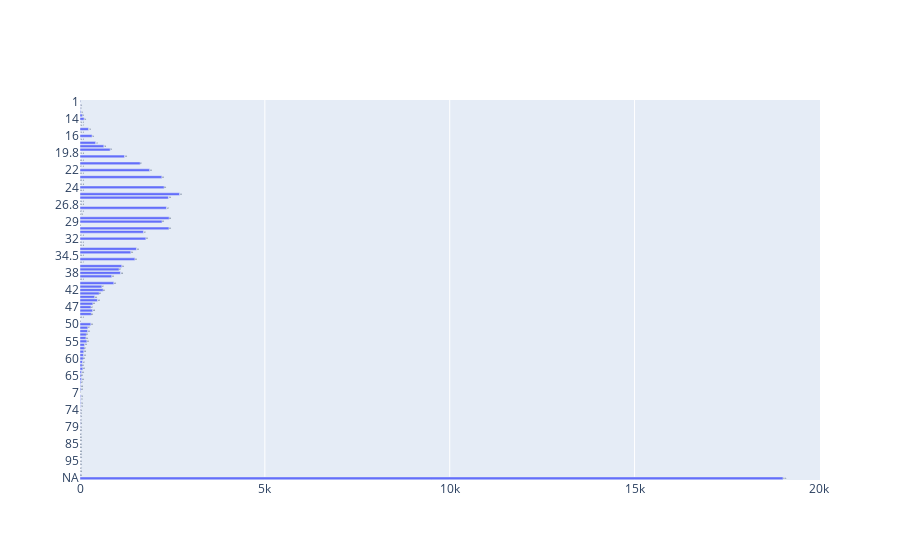

The code cell stored with this chart in its notebook:
### Code cell
plot_distribution('Age', 2020, 'index').show()

### Figure 1 — Plotly figure (JSON) as saved in the notebook; plotly's stock layout.template omitted (floating-point values rounded to 4 significant figures)
{"data": [{"orientation": "h", "text": ["NA", "99", "98", "97", "96", "95", "94", "89", "88", "86", "85", "84", "83", "81", "80", "79", "78", "77", "76", "75", "74", "73", "72", "71", "70", "7", "69", "68", "67", "66", "65", "64", "63", "62", "61", "60", "59", "58", "57", "56", "55", "54", "53", "52", "51", "50", "5", "49.5", "49", "48", "47", "46", "45", "44", "43", "42", "41", "40", "39.5", "39", "38", "37", "36", "35.7", "35", "34.5", "34", "33", "32.8", "32.5", "32", "31.5", "31", "30", "3", "29", "28", "279", "27.5", "27", "26.8", "26.5", "26", "25", "24.5", "24", "23.8", "23.4", "23", "22.5", "22", "21.5", "21", "20.5", "20", "19.8", "19", "18", "17", "16.5", "16", "15.5", "15", "14.7", "14.5", "14", "13", "12", "11", "10", "1"], "type": "bar", "x": [19015, 10, 1, 1, 1, 1, 2, 2, 1, 1, 2, 1, 2, 3, 3, 4, 7, 5, 4, 4, 5, 14, 18, 15, 19, 1, 23, 18, 25, 43, 36, 43, 76, 60, 67, 88, 94, 102, 118, 124, 185, 161, 172, 205, 211, 292, 1, 1, 306, 341, 298, 348, 472, 397, 520, 626, 591, 914, 1, 858, 1094, 1057, 1129, 1, 1485, 1, 1374, 1527, 1, 1, 1781, 1, 1716, 2406, 1, 2219, 2412, 1, 2, 2338, 1, 1, 2391, 2693, 2, 2275, 1, 1, 2213, 1, 1884, 1, 1628, 1, 1204, 1, 816, 644, 422, 1, 326, 1, 231, 1, 1, 111, 63, 23, 6, 5, 6], "y": ["NA", "99", "98", "97", "96", "95", "94", "89", "88", "86", "85", "84", "83", "81", "80", "79", "78", "77", "76", "75", "74", "73", "72", "71", "70", "7", "69", "68", "67", "66", "65", "64", "63", "62", "61", "60", "59", "58", "57", "56", "55", "54", "53", "52", "51", "50", "5", "49.5", "49", "48", "47", "46", "45", "44", "43", "42", "41", "40", "39.5", "39", "38", "37", "36", "35.7", "35", "34.5", "34", "33", "32.8", "32.5", "32", "31.5", "31", "30", "3", "29", "28", "279", "27.5", "27", "26.8", "26.5", "26", "25", "24.5", "24", "23.8", "23.4", "23", "22.5", "22", "21.5", "21", "20.5", "20", "19.8", "19", "18", "17", "16.5", "16", "15.5", "15", "14.7", "14.5", "14", "13", "12", "11", "10", "1"]}], "layout": {}}
